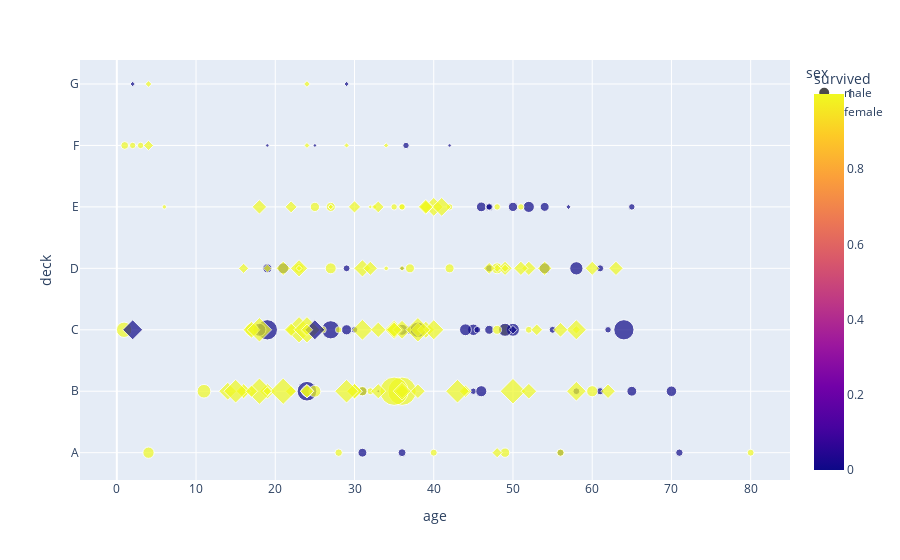

Notebook code for this chart:
### Markdown cell above
### Esercizio 3/3

### Code cell
fig = px.scatter(titanic,x="age",y="deck",color="survived",size="fare",symbol="sex")
fig.update_yaxes(categoryorder="category ascending")

### Figure 1 — Plotly figure (JSON) as saved in the notebook; plotly's stock layout.template omitted (floating-point values rounded to 4 significant figures; data arrays with more than 128 entries replaced by an {"elided": "..."} marker saying what was removed)
{"data": [{"hovertemplate": "sex=male<br>age=%{x}<br>deck=%{y}<br>fare=%{marker.size}<br>survived=%{marker.color}<extra></extra>", "legendgroup": "male", "marker": {"color": {"elided": "577 int values"}, "coloraxis": "coloraxis", "size": {"elided": "577 float values"}, "sizemode": "area", "sizeref": 1.281, "symbol": "circle"}, "mode": "markers", "name": "male", "orientation": "h", "showlegend": true, "type": "scatter", "x": {"elided": "577 float values"}, "xaxis": "x", "y": {"elided": "577 str values"}, "yaxis": "y"}, {"hovertemplate": "sex=female<br>age=%{x}<br>deck=%{y}<br>fare=%{marker.size}<br>survived=%{marker.color}<extra></extra>", "legendgroup": "female", "marker": {"color": {"elided": "314 int values"}, "coloraxis": "coloraxis", "size": {"elided": "314 float values"}, "sizemode": "area", "sizeref": 1.281, "symbol": "diamond"}, "mode": "markers", "name": "female", "orientation": "h", "showlegend": true, "type": "scatter", "x": {"elided": "314 float values"}, "xaxis": "x", "y": {"elided": "314 str values"}, "yaxis": "y"}], "layout": {"coloraxis": {"colorbar": {"title": {"text": "survived"}}, "colorscale": [[0, "#0d0887"], [0.1111, "#46039f"], [0.2222, "#7201a8"], [0.3333, "#9c179e"], [0.4444, "#bd3786"], [0.5556, "#d8576b"], [0.6667, "#ed7953"], [0.7778, "#fb9f3a"], [0.8889, "#fdca26"], [1, "#f0f921"]]}, "legend": {"itemsizing": "constant", "title": {"text": "sex"}, "tracegroupgap": 0}, "margin": {"t": 60}, "xaxis": {"anchor": "y", "domain": [0, 1], "title": {"text": "age"}}, "yaxis": {"anchor": "x", "categoryorder": "category ascending", "domain": [0, 1], "title": {"text": "deck"}}}}
